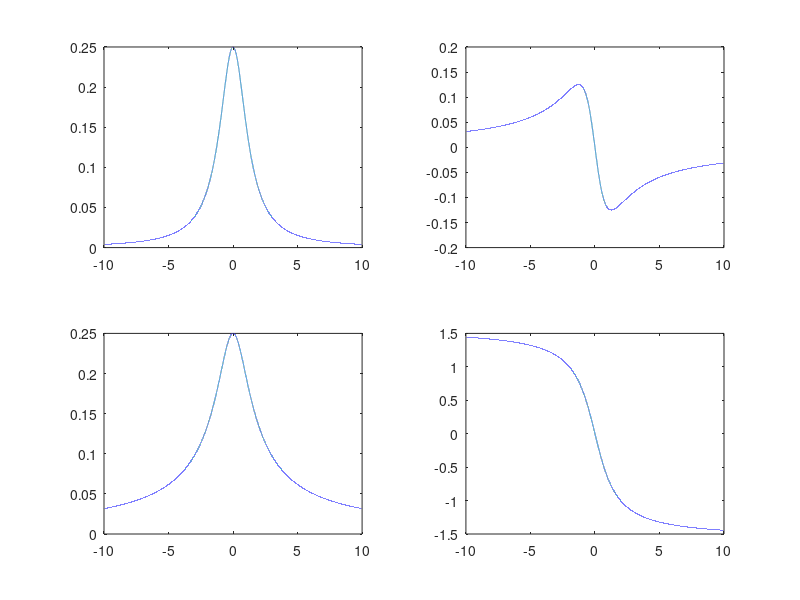

Write MATLAB code to recreate this figure.
%%lab11_4
format compact
close all;
clear;
clc;

%generate w
w0=10*pi;
w=-w0:0.001:w0;
wp=w/pi;

%generate fouriers
X=1./(4+1i.*w);

ReX=real(X);
ImX=imag(X);
AbsX=abs(X);
AngleX=angle(X);

%plot
figure();

subplot(2,2,1);
plot(wp,ReX);

subplot(2,2,2);
plot(wp,ImX);

subplot(2,2,3);
plot(wp,AbsX);

subplot(2,2,4);
plot(wp,AngleX);
